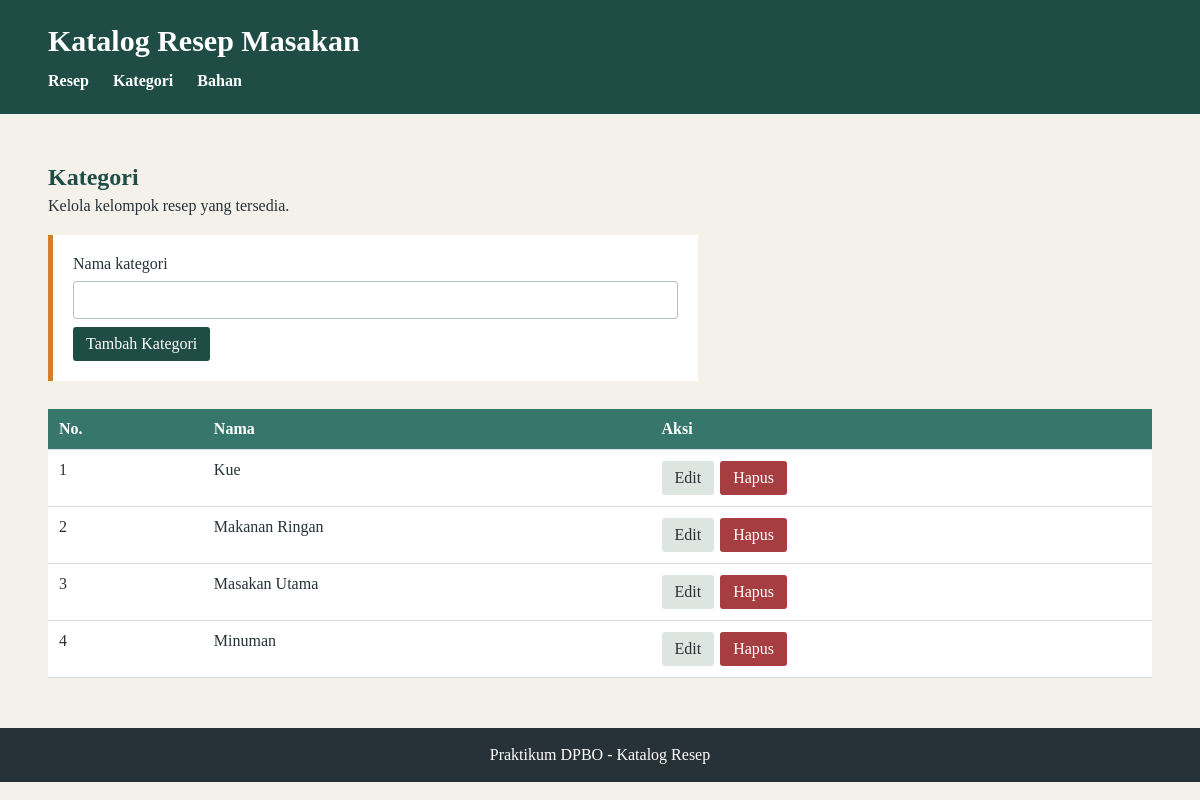
The app's page /index.php?page=categories with its own data.
### tables this page shows
CREATE TABLE categories (
    id INT AUTO_INCREMENT PRIMARY KEY,
    name VARCHAR(100) NOT NULL
);

### class/Category.php (called while the page is built, shortened)
<?php
class Category
{
    private $db;
    public function __construct($db)
    {
        $this->db = $db;
    }
    public function getAll()
    {
        $statement = $this->db->prepare('SELECT id, name FROM categories ORDER BY name');
        $statement->execute();
        $result = $statement->get_result();
        $categories = $result->fetch_all(MYSQLI_ASSOC);
        return $categories;
    }
}

### view/categories.php (the view, shortened to what this page needs)
<?php
$categories = $category->getAll();
$editCategory = null;
?>
<section class="page-heading">
    <h2>Kategori</h2>
    <p>Kelola kelompok resep yang tersedia.</p>
</section>
<form method="post" class="form-card">
    <label for="category-name">Nama kategori</label>
    <input id="category-name" type="text" name="name" required value="<?= $editCategory ? htmlspecialchars($editCategory['name'], ENT_QUOTES, 'UTF-8') : ''; ?>">
    <button type="submit"><?= $editCategory ? 'Simpan Perubahan' : 'Tambah Kategori'; ?></button>
</form>
<table>
    <thead><tr><th>No.</th><th>Nama</th><th>Aksi</th></tr></thead>
    <tbody>
    <?php foreach ($categories as $number => $item): ?>
        <tr>
            <td><?= $number + 1; ?></td>
            <td><?= htmlspecialchars($item['name'], ENT_QUOTES, 'UTF-8'); ?></td>
            <td class="actions">
                <a class="button secondary" href="index.php?page=categories&amp;edit=<?= (int) $item['id']; ?>">Edit</a>
                <form method="post" class="inline-form">
                    <button class="danger" type="submit">Hapus</button>
                </form>
            </td>
        </tr>
    <?php endforeach; ?>
    </tbody>
</table>

### style.css (style rules this page uses)
* { box-sizing: border-box; }
body { margin: 0; color: #263238; background: #f4f1ea; font-family: Georgia, serif; }
.page-heading { margin-bottom: 20px; }
.page-heading h2 { margin-bottom: 6px; color: #1f4d45; }
.page-heading p { margin-top: 0; }
.form-card { display: grid; gap: 8px; max-width: 650px; margin-bottom: 28px; padding: 20px; background: #fff; border-left: 5px solid #d27d2d; }
input, select, textarea { width: 100%; padding: 9px; border: 1px solid #b7c1bd; border-radius: 3px; font: inherit; }
button, .button { display: inline-block; width: fit-content; padding: 8px 13px; border: 0; border-radius: 3px; color: #fff; background: #1f4d45; font: inherit; text-decoration: none; cursor: pointer; }
.secondary { color: #263238; background: #dce5df; }
.danger { background: #a63d40; }
table { width: 100%; border-collapse: collapse; background: #fff; }
th, td { padding: 11px; border-bottom: 1px solid #d7ded9; text-align: left; vertical-align: top; }
th { color: #fff; background: #36766b; }
.actions { display: flex; flex-wrap: wrap; gap: 6px; }
.inline-form { display: inline; }

### records on screen
categories: name "Kue"
categories: name "Makanan Ringan"
categories: name "Masakan Utama"
categories: name "Minuman"
